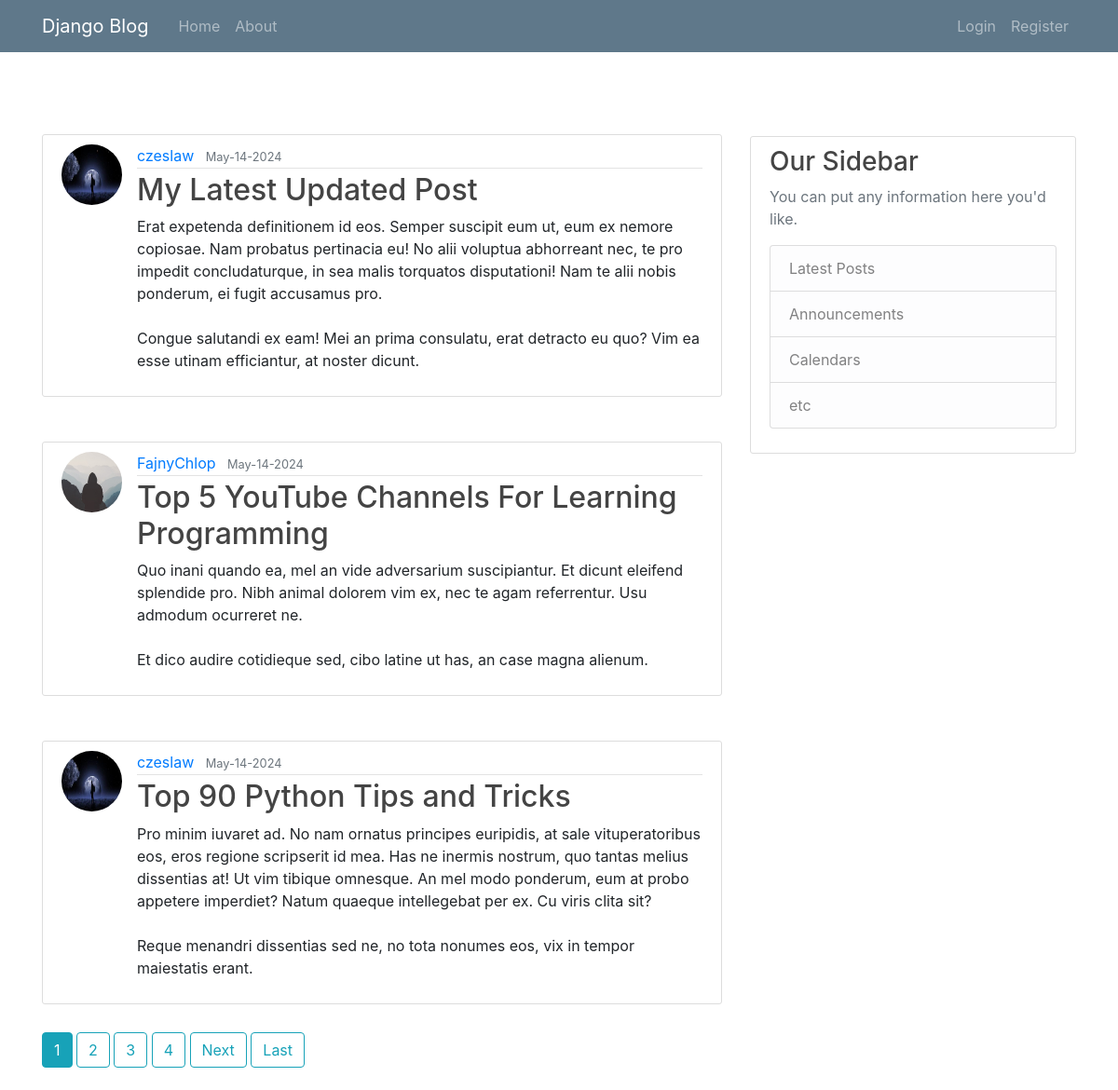
Before: / with the older database file.
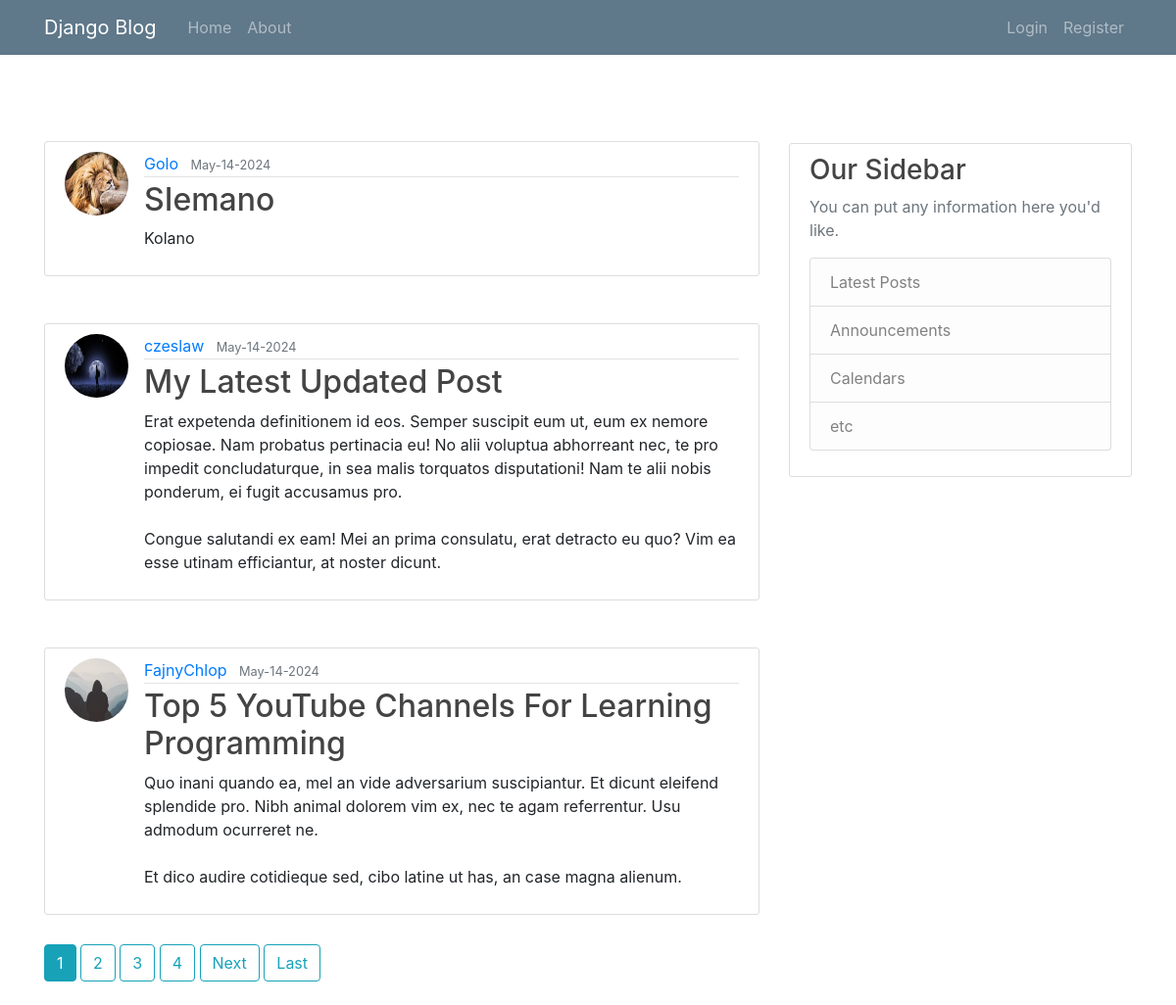
After: the same page with the newer database file.
### blog/models.py (models this page shows, shortened)
class Post(models.Model):
    title = models.CharField(max_length=100, null=False)
    content = models.TextField(max_length=500)
    posted_date = models.DateTimeField(default=timezone.now)
    author = models.ForeignKey(User, on_delete=models.CASCADE)

### users/models.py (models this page shows, shortened)
class Profile(models.Model):
    user = models.OneToOneField(User, on_delete=models.CASCADE)
    image = models.ImageField(default='default_user.jpg', upload_to='profile_images')

### blog/views.py (the view)
# urls.py: path('', PostListView.as_view(), name="blog-home"),
class PostListView(ListView):
    model = Post
    template_name = "blog/home.html"
    context_object_name = "posts"
    ordering = ['-posted_date']
    paginate_by = 3

### blog/templates/blog/home.html (shortened to what this page needs)
{% extends "blog/base.html" %}
{% block content %}
    {% for post in posts %}
        <article class="media content-section mt-5">
            <img class="rounded-circle article-img" src="{{ post.author.profile.image.url }}">
            <div class="media-body">
                <div class="article-metadata">
                    <a class="mr-2" href="{% url 'user-posts' post.author.username %}">{{ post.author }}</a>
                    <small class="text-muted">{{ post.posted_date|date:"F-d-Y" }}</small>
                </div>
                <h2><a class="article-title" href="{% url 'post-detail' post.pk %}">{{ post.title }}</a></h2>
                <p class="article-content">{{ post.content }}</p>
            </div>
        </article>
    {% endfor %}
    {% if is_paginated %}
        {% for num in page_obj.paginator.page_range %}
            {% if page_obj.number == num %}
                <a class="btn btn-info mb-4" href="?page={{ num }}">{{ num }}</a>
            {% elif num > page_obj.number|add:'-4' and num < page_obj.number|add:'4' %}
                <a class="btn btn-outline-info mb-4" href="?page={{ num }}">{{ num }}</a>
            {% endif %}
        {% endfor %}
        {% if page_obj.has_next %}
            <a class="btn btn-outline-info mb-4" href="?page={{ page_obj.next_page_number }}">Next</a>
            <a class="btn btn-outline-info mb-4" href="?page={{ page_obj.paginator.num_pages }}">Last</a>
        {% endif %}
    {% endif %}
{% endblock content %}

### blog/templates/blog/base.html (shortened to what this page needs)
{% load static %}
<!DOCTYPE html>
<html lang="en">
<head>
    <link rel="stylesheet" type="text/css" href="{% static 'blog/main.css' %}">
    <link rel="stylesheet" href="https://cdn.jsdelivr.net/npm/bootstrap@4.4.1/dist/css/bootstrap.min.css">
</head>
<body>
    <header class="site-header mb-5">
        <nav class="navbar navbar-expand-md navbar-dark bg-steel fixed-top">
            <div class="container">
                <a class="navbar-brand mr-4" href="{% url 'blog-home' %}">Django Blog</a>
                <div class="collapse navbar-collapse" id="navbarToggle">
                    <div class="navbar-nav mr-auto">
                        <a class="nav-item nav-link" href="{% url 'blog-home' %}">Home</a>
                        <a class="nav-item nav-link" href="{% url 'blog-about' %}">About</a>
                    </div>
                    <div class="navbar-nav">
                        {% if user.is_authenticated %}
                        <a class="nav-item nav-link" href="{% url 'post-create' %}">New Post</a>
                        <a class="nav-item nav-link" href="{% url 'logout' %}">Logout</a>
                        <a class="nav-item nav-link" href="{% url 'profile' %}">Profile</a>
                        {% else %}
                            <a class="nav-item nav-link" href="{% url 'login' %}">Login</a>
                            <a class="nav-item nav-link" href="{% url 'register' %}">Register</a>
                        {% endif %}
                    </div>
                </div>
            </div>
        </nav>
    </header>
    <main role="main" class="container">
        <div class="row">
            <div class="col-md-8">
                {% block content %}{% endblock %}
            </div>
            <div class="col-md-4">
                <div class="content-section">
                    <h3>Our Sidebar</h3>
                    <p class='text-muted'>You can put any information here you'd like.
                    <ul class="list-group">
                        <li class="list-group-item list-group-item-light">Latest Posts</li>
                        <li class="list-group-item list-group-item-light">Announcements</li>
                        <li class="list-group-item list-group-item-light">Calendars</li>
                        <li class="list-group-item list-group-item-light">etc</li>
                    </ul>
                    </p>
                </div>
            </div>
        </div>
    </main>
</body>
</html>

### blog/static/blog/main.css (style rules this page uses)
body { background: #fafafa; color: #333333; margin-top: 5rem; }
h1, h2, h3, h4, h5, h6 { color: #444444; }
ul { margin: 0; }
.bg-steel { background-color: #5f788a; }
.site-header .navbar-nav .nav-link { color: #cbd5db; }
.content-section { background: #ffffff; padding: 10px 20px; border: 1px solid #dddddd; border-radius: 3px; margin-bottom: 30px; margin-top:50px; }
.article-title { color: #444444; }
.article-content { white-space: pre-line; }
.article-img { height: 65px; width: 65px; margin-right: 16px; }
.article-metadata { padding-bottom: 1px; margin-bottom: 4px; border-bottom: 1px solid #e3e3e3 }

Changed rows visible on the page:
no longer on this page (row unchanged): Post: author.profile.image (picture), author "czeslaw", posted_date "May-14-2024", title "Top 90 Python Tips and Tricks", content "Pro minim iuvaret ad. No nam ornatus principes euripidis, at sale vituperatoribus eos, eros regione scripserit id mea. Has ne inermis nostrum, quo tantas melius dissentias at! Ut vim tibique omnesque. An mel modo ponderum, eum at probo appetere imperdiet? Natum quaeque intellegebat per ex. Cu viris clita sit? Reque menandri dissentias sed ne, no tota nonumes eos, vix in tempor maiestatis erant."
added Post: author.profile.image (picture), author "Golo", posted_date "May-14-2024", title "SIemano", content "Kolano"
